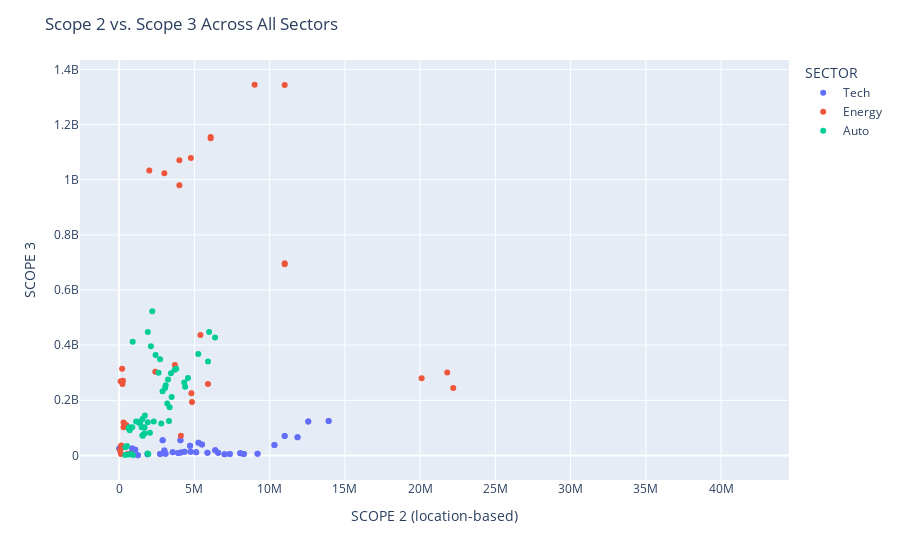

The cell this chart's notebook holds for it:
### Code cell
fig = px.scatter(sectors, x='SCOPE 2 (location-based)', y='SCOPE 3', color='SECTOR', hover_data=['COMPANY NAME'])
fig.update_layout(title='Scope 2 vs. Scope 3 Across All Sectors')
fig.show()

### Figure 1 — Plotly figure (JSON) as saved in the notebook; plotly's stock layout.template omitted (floating-point values rounded to 4 significant figures)
{"data": [{"customdata": [["Alphabet"], ["Alphabet"], ["Alphabet"], ["Alphabet"], ["Alphabet"], ["Amazon"], ["Amazon"], ["Amazon"], ["Amazon"], ["Amazon"], ["Apple"], ["Apple"], ["Apple"], ["Apple"], ["Apple"], ["Meta"], ["Meta"], ["Meta"], ["Meta"], ["Meta"], ["Microsoft"], ["Microsoft"], ["Microsoft"], ["Microsoft"], ["Microsoft"], ["Samsung"], ["Samsung"], ["Samsung"], ["Samsung"], ["Samsung"], ["TSMC"], ["TSMC"], ["TSMC"], ["TSMC"], ["Alphabet"], ["Alphabet"], ["Alphabet"], ["Alphabet"], ["Alphabet"], ["Amazon"], ["Amazon"], ["Amazon"], ["Amazon"], ["Amazon"], ["Apple"], ["Apple"], ["Apple"], ["Apple"], ["Apple"], ["Meta"], ["Meta"], ["Meta"], ["Meta"], ["Meta"], ["Microsoft"], ["Microsoft"], ["Microsoft"], ["Microsoft"], ["Microsoft"], ["Samsung"], ["Samsung"], ["Samsung"], ["Samsung"], ["Samsung"], ["TSMC"], ["TSMC"], ["TSMC"], ["TSMC"]], "hovertemplate": "SECTOR=Tech<br>SCOPE 2 (location-based)=%{x}<br>SCOPE 3=%{y}<br>COMPANY NAME=%{customdata[0]}<extra></extra>", "legendgroup": "Tech", "marker": {"color": "#636efa", "symbol": "circle"}, "mode": "markers", "name": "Tech", "orientation": "v", "showlegend": true, "type": "scatter", "x": [4344686, 5116949, 5865095, 6576239, 8045400, 4710000, 5500000, 5270000, 4070000, 2890000, 8730, 862127, 890200, 890200, 1065405, 1241000, 1885000, 2718000, 3080194, 3921611, 3000523, 3556553, 4102445, 4745197, 6381250, 10318000, 10998000, 11852400, 12566000, 13920000, 7001655, 7350195, 8282509, 9196964, 4344686, 5116949, 5865095, 6576239, 8045400, 4710000, 5500000, 5270000, 4070000, 2890000, 8730, 862127, 890200, 890200, 1065405, 1241000, 1885000, 2718000, 3080194, 3921611, 3000523, 3556553, 4102445, 4745197, 6381250, 10318000, 10998000, 11852400, 12566000, 13920000, 7001655, 7350195, 8282509, 9196964], "xaxis": "x", "y": [12900467, 11669000, 9376000, 9503000, 7600000, 34710000, 39910000, 45750000, 55360000, 54980000, 25070000, 24980000, 22547000, 23128400, 20550000, 652000, 4078000, 5091000, 5651459, 8466248, 17834520, 11322527, 10817756, 13784501, 18863000, 38234000, 70063000, 65591000, 123234900, 124715000, 4315604, 5307729, 5571946, 6127157, 12900467, 11669000, 9376000, 9503000, 7600000, 34710000, 39910000, 45750000, 55360000, 54980000, 25070000, 24980000, 22547000, 23128400, 20550000, 652000, 4078000, 5091000, 5651459, 8466248, 17834520, 11322527, 10817756, 13784501, 18863000, 38234000, 70063000, 65591000, 123234900, 124715000, 4315604, 5307729, 5571946, 6127157], "yaxis": "y"}, {"customdata": [["BP"], ["BP"], ["BP"], ["BP"], ["Chevron"], ["Chevron"], ["Chevron"], ["Chevron"], ["EDF"], ["EDF"], ["EDF"], ["EDF"], ["Enel"], ["Enel"], ["Enel"], ["Enel"], ["Equinor"], ["Equinor"], ["Equinor"], ["Equinor"], ["Exxon"], ["Exxon"], ["Exxon"], ["Exxon"], ["Orsted"], ["Orsted"], ["Orsted"], ["Orsted"], ["Oxy"], ["Oxy"], ["Oxy"], ["Oxy"], ["PetroChina"], ["PetroChina"], ["PetroChina"], ["PetroChina"], ["Saudi Aramco"], ["Saudi Aramco"], ["Saudi Aramco"], ["Saudi Aramco"], ["Shell"], ["Shell"], ["Shell"], ["Shell"], ["Gazprom"], ["Gazprom"], ["Gazprom"], ["Gazprom"], ["Rosneft"], ["Rosneft"], ["Rosneft"], ["Rosneft"]], "hovertemplate": "SECTOR=Energy<br>SCOPE 2 (location-based)=%{x}<br>SCOPE 3=%{y}<br>COMPANY NAME=%{customdata[0]}<extra></extra>", "legendgroup": "Energy", "marker": {"color": "#EF553B", "symbol": "circle"}, "mode": "markers", "name": "Energy", "orientation": "v", "showlegend": true, "type": "scatter", "x": [5400000, 5200000, 3700000, 2400000, 3000000, 2000000, 4000000, 4000000, 470025, 289243, 320773, 288947, 115000, 770163, 548948, 721000, 194063, 215474, 251513, 97048, 9000000, 9000000, 9000000, 7000000, 151000, 123000, 111000, 53000, 4100000, 5898890, 4800281, 4838074, null, 41910000, 39870000, 38150000, null, null, 18100000, 15500000, 11000000, 11000000, 11000000, 9000000, 8198070, 6077827, 4762910, 6080000, 22200000, 21800000, 20100000, 18500000], "xaxis": "x", "y": [437000000, null, 327600000, 303600000, 1023000000, 1033000000, 980000000, 1071000000, 110759561, 119363628, 106649250, 101804919, 5261003, 5819007, 5315425, 6000610, 314102157, 258995398, 271036800, 268747731, null, null, null, null, 36234400, 33864140, 25333000, 18179000, 71000000, 259100000, 225900000, 193800000, null, null, null, null, null, null, null, null, 696770000, 693200000, 1343550000, 1344423000, null, 1154544765, 1078493075, 1150750000, 244300000, 301000000, 280000000, null], "yaxis": "y"}, {"customdata": [["BMW"], ["BMW"], ["BMW"], ["BMW"], ["BMW"], ["BYD"], ["BYD"], ["BYD"], ["BYD"], ["BYD"], ["BYD"], ["Daimler/Mercedes"], ["Daimler/Mercedes"], ["Daimler/Mercedes"], ["Daimler/Mercedes"], ["Daimler/Mercedes"], ["Daimler/Mercedes"], ["Fiat-Chrysler"], ["Fiat-Chrysler"], ["Fiat-Chrysler"], ["Fiat-Chrysler"], ["Fiat-Chrysler"], ["Fiat-Chrysler"], ["Ford"], ["Ford"], ["Ford"], ["Ford"], ["Ford"], ["Geely"], ["Geely"], ["Geely"], ["Geely"], ["Geely"], ["Geely"], ["General Motors"], ["General Motors"], ["General Motors"], ["General Motors"], ["General Motors"], ["Honda"], ["Honda"], ["Honda"], ["Honda"], ["Honda"], ["Hyundai"], ["Hyundai"], ["Hyundai"], ["Hyundai"], ["Hyundai"], ["Toyota"], ["Toyota"], ["Toyota"], ["Toyota"], ["Toyota"], ["Toyota"], ["Volkswagen"], ["Volkswagen"], ["Volkswagen"], ["Volkswagen"], ["Volkswagen"], ["Volkswagen"], ["Tesla"], ["Tesla"], ["Tesla"], ["Tesla"], ["Tesla"], ["Tesla"]], "hovertemplate": "SECTOR=Auto<br>SCOPE 2 (location-based)=%{x}<br>SCOPE 3=%{y}<br>COMPANY NAME=%{customdata[0]}<extra></extra>", "legendgroup": "Auto", "marker": {"color": "#00cc96", "symbol": "circle"}, "mode": "markers", "name": "Auto", "orientation": "v", "showlegend": true, "type": "scatter", "x": [1572432, 1539378, 1540667, 1333076, 1404348, 0, 0, 0, 3945773, 4903502, 7511038, 2041000, 1687000, 1706000, 1492000, 1123000, 1121000, 3309598, 2795995, 2296709, 1983910, 2200000, 1900000, 3482444, 3349808, 3195704, 2715328, 2616003, 346173, 425622, 418180, 518514, 867943, 655705, 4572734, 4322761, 4381970, 3087816, 2881767, 3790000, 3690000, 3440000, 3050000, 3245113, 1882674, 1936902, 1897855, 1680079, 1660238, 911000, 895000, 783000, 697000, 627000, 618729, 5901889, 6370514, 5973894, 5257618, 2420000, 2110000, null, null, null, null, 403000, 408000], "xaxis": "x", "y": [71690753, 73093077, 132520346, 117682832, 121705367, null, null, null, null, null, null, 82530800, 79300000, 144408800, 102237000, 123158000, null, 124729588, 115993925, 122750694, null, 523305000, 447230000, 211807837, 174463469, 187993867, 349281992, 299853676, null, null, null, 34097000, 102344820, 101818690, 280849954, 264495398, 249313396, 254440148, 233167875, 314067700, 310718300, 297816499, 244758486, 275724920, 7051724, 5582405, 120382017, 100536484, 101790793, 1135000, 412010000, 5004849, 91366617, 97328307, 2935799, 340767244, 427972277, 447225434, 368258661, 364139242, 395616838, null, null, null, null, 1954000, 30100000], "yaxis": "y"}], "layout": {"legend": {"title": {"text": "SECTOR"}, "tracegroupgap": 0}, "margin": {"t": 60}, "title": {"text": "Scope 2 vs. Scope 3 Across All Sectors"}, "xaxis": {"anchor": "y", "domain": [0, 1], "title": {"text": "SCOPE 2 (location-based)"}}, "yaxis": {"anchor": "x", "domain": [0, 1], "title": {"text": "SCOPE 3"}}}}
